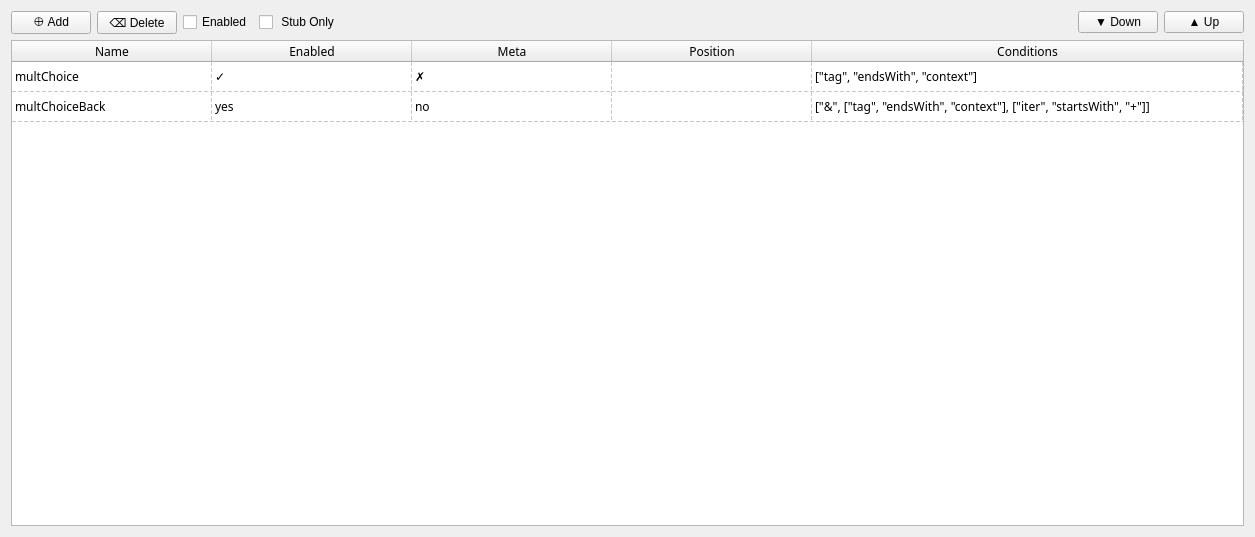
<?xml version="1.0" encoding="UTF-8"?>
<ui version="4.0">
 <class>ScriptTab</class>
 <widget class="QWidget" name="ScriptTab">
  <property name="geometry">
   <rect>
    <x>0</x>
    <y>0</y>
    <width>1255</width>
    <height>537</height>
   </rect>
  </property>
  <property name="windowTitle">
   <string>Form</string>
  </property>
  <layout class="QGridLayout" name="gridLayout">
   <item row="8" column="0" colspan="6">
    <widget class="QTableWidget" name="scriptsTable">
     <property name="font">
      <font>
       <family>Monaco</family>
      </font>
     </property>
     <property name="editTriggers">
      <set>QAbstractItemView::NoEditTriggers</set>
     </property>
     <property name="dragEnabled">
      <bool>false</bool>
     </property>
     <property name="dragDropOverwriteMode">
      <bool>false</bool>
     </property>
     <property name="alternatingRowColors">
      <bool>false</bool>
     </property>
     <property name="selectionMode">
      <enum>QAbstractItemView::SingleSelection</enum>
     </property>
     <property name="selectionBehavior">
      <enum>QAbstractItemView::SelectRows</enum>
     </property>
     <property name="showGrid">
      <bool>true</bool>
     </property>
     <property name="gridStyle">
      <enum>Qt::DashLine</enum>
     </property>
     <property name="sortingEnabled">
      <bool>false</bool>
     </property>
     <property name="cornerButtonEnabled">
      <bool>false</bool>
     </property>
     <attribute name="horizontalHeaderCascadingSectionResizes">
      <bool>false</bool>
     </attribute>
     <attribute name="horizontalHeaderDefaultSectionSize">
      <number>200</number>
     </attribute>
     <attribute name="horizontalHeaderShowSortIndicator" stdset="0">
      <bool>false</bool>
     </attribute>
     <attribute name="horizontalHeaderStretchLastSection">
      <bool>true</bool>
     </attribute>
     <attribute name="verticalHeaderVisible">
      <bool>false</bool>
     </attribute>
     <attribute name="verticalHeaderCascadingSectionResizes">
      <bool>true</bool>
     </attribute>
     <attribute name="verticalHeaderHighlightSections">
      <bool>true</bool>
     </attribute>
     <attribute name="verticalHeaderShowSortIndicator" stdset="0">
      <bool>false</bool>
     </attribute>
     <attribute name="verticalHeaderStretchLastSection">
      <bool>false</bool>
     </attribute>
     <row>
      <property name="text">
       <string>Script 1</string>
      </property>
     </row>
     <row>
      <property name="text">
       <string>Script 2</string>
      </property>
     </row>
     <column>
      <property name="text">
       <string>Name</string>
      </property>
     </column>
     <column>
      <property name="text">
       <string>Enabled</string>
      </property>
     </column>
     <column>
      <property name="text">
       <string>Meta</string>
      </property>
     </column>
     <column>
      <property name="text">
       <string>Position</string>
      </property>
     </column>
     <column>
      <property name="text">
       <string>Conditions</string>
      </property>
     </column>
     <item row="0" column="0">
      <property name="text">
       <string>multChoice</string>
      </property>
     </item>
     <item row="0" column="1">
      <property name="text">
       <string>✓</string>
      </property>
     </item>
     <item row="0" column="2">
      <property name="text">
       <string>✗</string>
      </property>
     </item>
     <item row="0" column="4">
      <property name="text">
       <string>[&quot;tag&quot;, &quot;endsWith&quot;, &quot;context&quot;]</string>
      </property>
     </item>
     <item row="1" column="0">
      <property name="text">
       <string>multChoiceBack</string>
      </property>
     </item>
     <item row="1" column="1">
      <property name="text">
       <string>yes</string>
      </property>
     </item>
     <item row="1" column="2">
      <property name="text">
       <string>no</string>
      </property>
     </item>
     <item row="1" column="4">
      <property name="text">
       <string>[&quot;&amp;&quot;, [&quot;tag&quot;, &quot;endsWith&quot;, &quot;context&quot;], [&quot;iter&quot;, &quot;startsWith&quot;, &quot;+&quot;]]</string>
      </property>
     </item>
    </widget>
   </item>
   <item row="0" column="0" colspan="6">
    <layout class="QHBoxLayout" name="topBar">
     <item>
      <widget class="QPushButton" name="addPushButton">
       <property name="text">
        <string>⊕ Add</string>
       </property>
      </widget>
     </item>
     <item>
      <widget class="QPushButton" name="deletePushButton">
       <property name="text">
        <string>⌫ Delete</string>
       </property>
      </widget>
     </item>
     <item>
      <widget class="QCheckBox" name="enableCheckBox">
       <property name="text">
        <string>Enabled</string>
       </property>
      </widget>
     </item>
     <item>
      <widget class="QCheckBox" name="insertStubCheckBox">
       <property name="text">
        <string> Stub Only</string>
       </property>
      </widget>
     </item>
     <item>
      <spacer name="horizontalSpacer">
       <property name="orientation">
        <enum>Qt::Horizontal</enum>
       </property>
       <property name="sizeHint" stdset="0">
        <size>
         <width>40</width>
         <height>20</height>
        </size>
       </property>
      </spacer>
     </item>
     <item>
      <widget class="QPushButton" name="downPushButton">
       <property name="text">
        <string>▼ Down</string>
       </property>
      </widget>
     </item>
     <item>
      <widget class="QPushButton" name="upPushButton">
       <property name="text">
        <string>▲ Up</string>
       </property>
      </widget>
     </item>
    </layout>
   </item>
  </layout>
 </widget>
 <resources/>
 <connections>
  <connection>
   <sender>scriptsTable</sender>
   <signal>cellActivated(int,int)</signal>
   <receiver>deletePushButton</receiver>
   <slot>toggle()</slot>
   <hints>
    <hint type="sourcelabel">
     <x>450</x>
     <y>108</y>
    </hint>
    <hint type="destinationlabel">
     <x>171</x>
     <y>230</y>
    </hint>
   </hints>
  </connection>
 </connections>
</ui>
